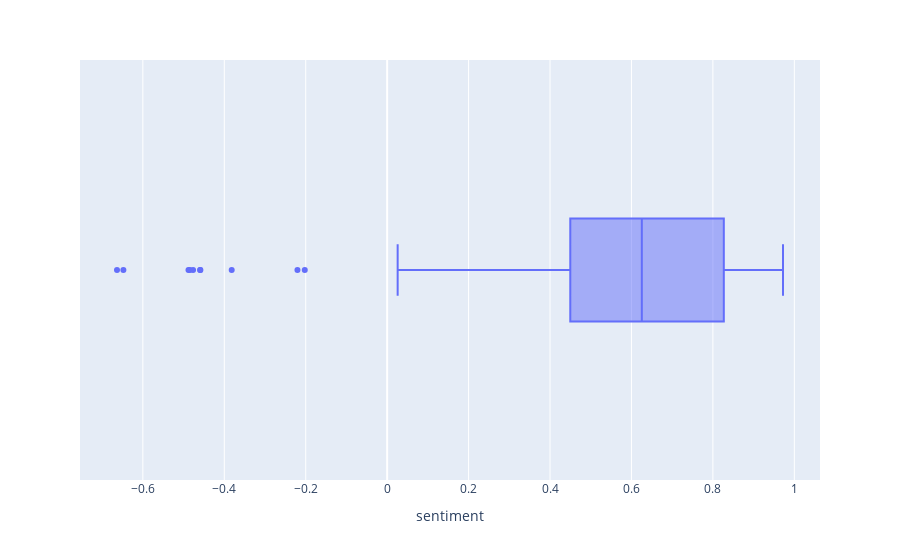

This figure's notebook cell:
### Markdown cell above
## Plot Box Plot to Understand Compound VADER Distribution

### Code cell
fig = px.box(df, x='sentiment')

fig.update_yaxes(range=[-1, 1])

fig.show()

### Figure 1 — Plotly figure (JSON) as saved in the notebook; plotly's stock layout.template omitted (floating-point values rounded to 4 significant figures)
{"data": [{"alignmentgroup": "True", "hovertemplate": "sentiment=%{x}<extra></extra>", "legendgroup": "", "marker": {"color": "#636efa"}, "name": "", "notched": false, "offsetgroup": "", "orientation": "h", "showlegend": false, "type": "box", "x": [0.5994, 0.906, 0.775, 0.8316, 0.5994, -0.6478, 0.3921, 0.8609, 0.0258, 0.9513, 0.4228, 0.7096, 0.5994, 0.5994, 0.2023, 0.6344, 0.7717, 0.8316, 0.9538, 0.2263, 0.4767, 0.6465, 0.7506, 0.636, -0.4767, 0.7964, 0.5106, 0.8143, 0.312, 0.6239, 0.765, 0.1531, 0.5994, 0.886, 0.6124, 0.5719, 0.8658, 0.8877, -0.4879, 0.7717, 0.5994, 0.5017, 0.875, 0.34, 0.7841, 0.8858, -0.4594, 0.5994, -0.4588, 0.9468, 0.5994, 0.9118, 0.8221, 0.7783, 0.5994, 0.7047, 0.7646, 0.3506, 0.3599, 0.9152, 0.8356, -0.3818, 0.9345, 0.5106, 0.9722, 0.5994, 0.765, 0.5646, 0.5719, 0.5425, 0.627, -0.6635, 0.3074, 0.8718, 0.1027, 0.636, 0.8016, 0.6369, 0.0772, 0.9625, 0.9184, 0.5994, 0.25, -0.4847, 0.8469, 0.6597, 0.9419, 0.9276, 0.93, 0.5523, 0.5994, 0.8625, 0.7096, 0.5106, -0.2023, -0.2203, 0.5994, 0.8126, 0.7863, 0.1027], "x0": " ", "xaxis": "x", "y0": " ", "yaxis": "y"}], "layout": {"boxmode": "group", "legend": {"tracegroupgap": 0}, "margin": {"t": 60}, "xaxis": {"anchor": "y", "domain": [0, 1], "title": {"text": "sentiment"}}, "yaxis": {"anchor": "x", "domain": [0, 1], "range": [-1, 1]}}}
